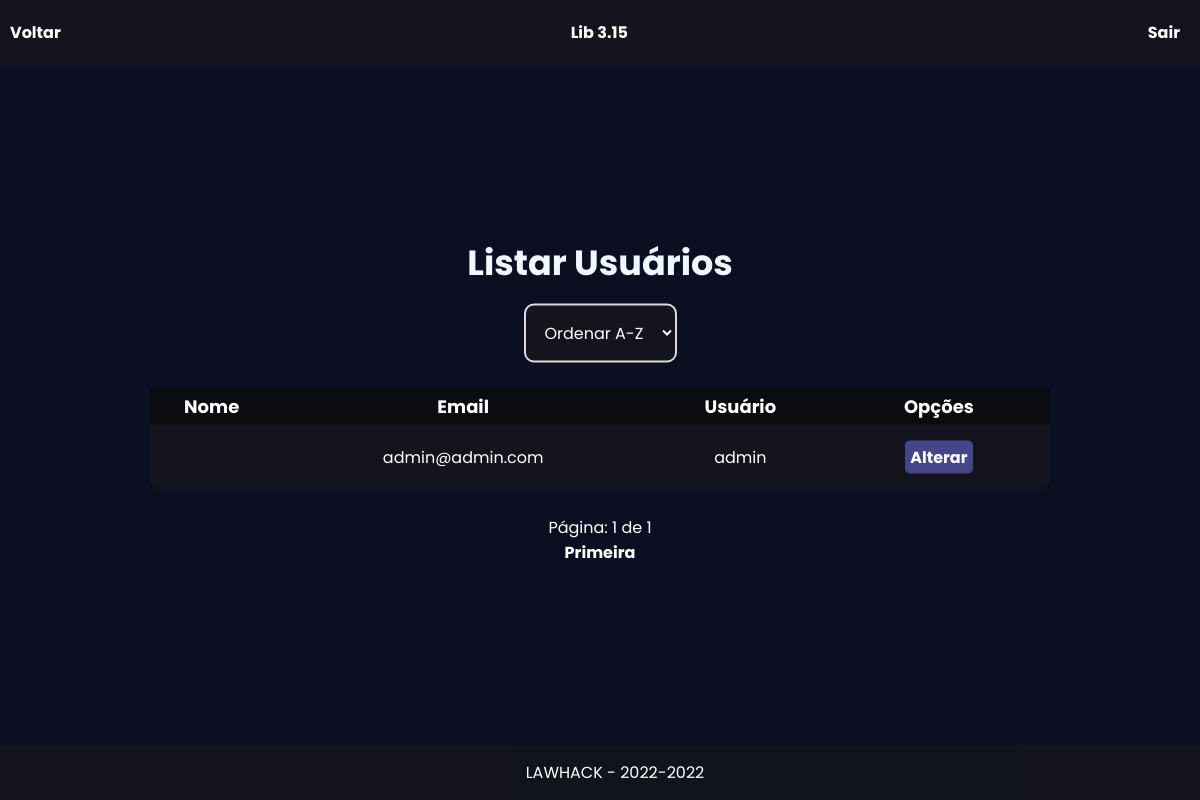
The page /usuario/listar-usuarios/ (signed in) on the database as committed earlier.
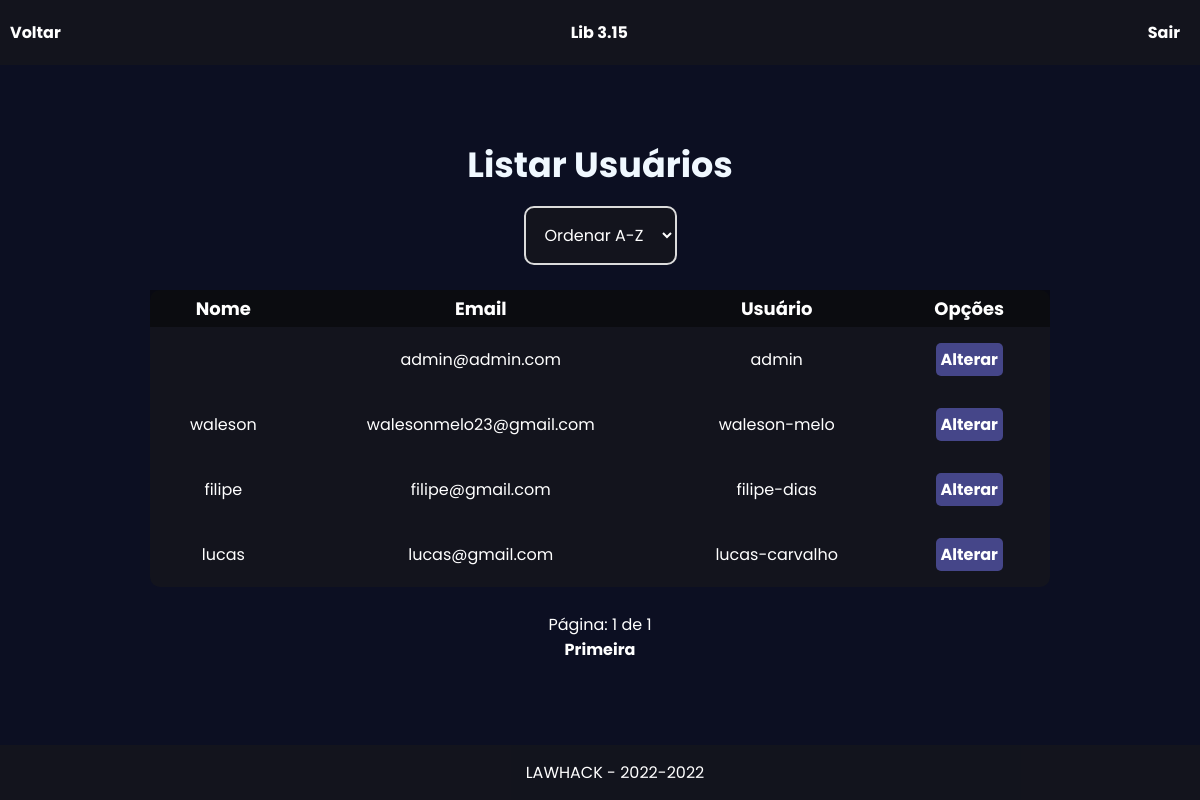
The same page on the database as committed later.
### usuario/models.py (models this page shows)
class User(AbstractUser):
    pass

### usuario/views.py (the view)
# urls.py: path('listar-usuarios/', ListarUserView.as_view(), name='users-listar'),
class ListarUserView(LoginRequiredMixin, ListView):
    login_url = reverse_lazy('users-login')
    template_name = 'paginas/users/list.html'
    model = User
    paginate_by = 5

### usuario/templates/paginas/users/list.html (shortened to what this page needs)
{% extends "template_main.html" %}
{% load static %}
{% block btn_voltar_pagina %}
<div class="label_menu_left">
    <a href="{% url 'users-index' %}">Voltar</a>
</div>
{% endblock %}
{% block btn_sair %}
<div class="right">
    <a href="{% url 'users-logout' %}">Sair</a>
</div>
{% endblock %}
{% block menus %}
<link rel="stylesheet" href="{% static 'css/main.css' %}">
<link rel="stylesheet" href="https://cdnjs.cloudflare.com/ajax/libs/font-awesome/4.7.0/css/font-awesome.min.css">
<section class="login">
    <div class="card-cadastrar">
        <div class="card-header">
            <h1>Listar Usuários</h1>
        </div>
        <div class="card-content-list">
            <div class="card-cadastro-list">
                <select name="cars" id="cars">
                    <option value="ordenar_az">Ordenar A-Z</option>
                </select>
            </div>
        </div>
        <br>
        <table border="1">
            <tr>
                <th>Nome</th>
                <th>Email</th>
                <th>Usuário</th>
                <th>Opções</th>
            </tr>
            {% for usuario in object_list %}
            <tr>
                <TD>{{ usuario.first_name }}</TD>
                <TD>{{ usuario.email }}</TD>
                <TD>{{ usuario.username }}</TD>
                <TD>
                    <a href="{% url 'users-alterar' usuario.pk %}">Alterar</a>
                </TD>
            </tr>
            {% empty %}
            <tr>
                <td id="table" colspan="5">Nenhum usuário cadastrado.</td>
            </tr>
            {% endfor %}
        </table>
        <br>
        <div class="pagina">
            <span>Página: {{ page_obj.number }} de {{ page_obj.paginator.num_pages }}</span>
            <div class="page-nav">
                {% if page_obj.has_previous %}
                {% else %}
                <a href="?page=1">Primeira</a>
                {% endif %}
            </div>
        </div>
    </div>
</section>
<br>
{% endblock %}

### templates/template_main.html (shortened to what this page needs)
{% load static %}
<!DOCTYPE html>
<html lang="pt-br">
<head>
    <link rel="stylesheet" href="{% static 'css/main.css' %}">
</head>
<body>
    <header>
        {% block btn_voltar_pagina %}{% endblock %}
        <nav>
            <ul>
                <li>
                    {% block btn_index %}
                    <a href="">Lib 3.15</a>
                    {% endblock %}
                </li>
            </ul>
        </nav>
        <nav>
            <ul>
                <li>
                    {% block btn_sair %}{% endblock %}
                </li>
            </ul>
        </nav>
    </header>
    {% block menus %}
    {% endblock %}
    <footer>
        <P>LAWHACK - 2022-2022</P>
    </footer>
</body>
</html>

### static/css/main.css (style rules this page uses)
* { margin: 0; padding: 0; list-style: none; font-size: 1rem; font-family: "Poppins", sans-serif; }
a { text-decoration: none; color: white; font-weight: bold; }
select { border: #dbdbdb solid 2px; padding: 15px; border-radius: 10px; background-color: rgba(27, 27, 27, 0.514); color: white; }
option { background-color: rgba(27, 27, 27); border: none; }
header { background-color: rgba(27, 27, 27, 0.514); display: flex; justify-content: space-between; padding: 10px; align-items: center; }
ul li a { display: block; padding: 10px; }
body { background: url("https://acegif.com/wp-content/gifs/starfall-gif-46.gif") #0c0f22; background-repeat: no-repeat; background-size: cover; }
footer { margin-top: 20px; position: fixed; left: 0; bottom: 0; width: 100%; background-color: rgba(27, 27, 27, 0.514); color: white; text-align: center; padding: 15px; }
.card-header h1 { text-align: center; font-size: 35px; color: aliceblue; margin-bottom: 15px; }
.login { float: none; position: absolute; top: 50%; left: 50%; transform: translate(-50%, -50%); }
.card-cadastrar { padding: 30px; display: flex; flex-direction: column; align-items: center; justify-content: center; }
.card-content-list { display: flex; flex-direction: column; }
.card-cadastro-list { display: flex; flex-direction: row; }
table { border-collapse: collapse; border: none; width: 900px; color: white; background-color: rgba(27, 27, 27, 0.514); border-style: none; border-radius: 10px; }
th { text-align: center; border: none; padding: 5px; font-size: 18px; background-color: rgba(5, 5, 5, 0.514); }
TD { border: none; padding: 20px; text-align: center; }
TD a { background-color: rgba(117, 117, 240, 0.514); margin: 5px; padding: 5px; text-align: center; border-radius: 5px; }
.pagina { text-align: center; }
.pagina span { color: white; }
.page-nav a { text-align: center; margin: 5px; }
select { cursor: pointer; }

Rows that differ between the two databases and show on the page:
added User: first_name "waleson", email "walesonmelo23@gmail.com", username "waleson-melo"
added User: first_name "filipe", email "filipe@gmail.com", username "filipe-dias"
added User: first_name "lucas", email "lucas@gmail.com", username "lucas-carvalho"
